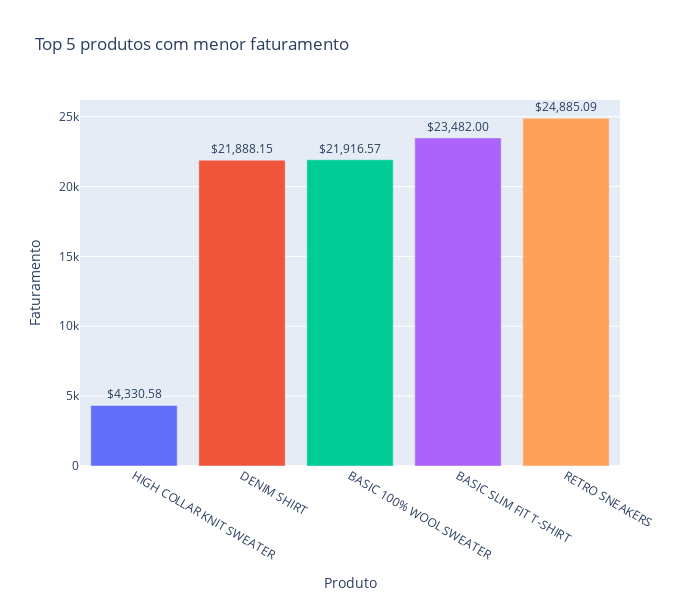

The code cell stored with this chart in its notebook:
### Code cell
labels = top_produtos_menor_faturamento.index
values = top_produtos_menor_faturamento['Total price']
textos_formatados = [f'${v:,.2f}' for v in values]
# Lista de cores (pode personalizar)
cores = ['#636EFA', '#EF553B', '#00CC96', '#AB63FA', '#FFA15A']
fig = go.Figure(data=[go.Bar(x=labels, y=values, marker_color=cores, text=textos_formatados, textposition='outside')], 
                layout_title_text='Top 5 produtos com menor faturamento', layout_xaxis_title='Produto', layout_yaxis_title='Faturamento', layout_height=600, layout_width=700)
fig.show()

### Figure 1 — Plotly figure (JSON) as saved in the notebook; plotly's stock layout.template omitted (floating-point values rounded to 4 significant figures)
{"data": [{"marker": {"color": ["#636EFA", "#EF553B", "#00CC96", "#AB63FA", "#FFA15A"]}, "text": ["$4,330.58", "$21,888.15", "$21,916.57", "$23,482.00", "$24,885.09"], "textposition": "outside", "type": "bar", "x": ["HIGH COLLAR KNIT SWEATER", "DENIM SHIRT", "BASIC 100% WOOL SWEATER", "BASIC SLIM FIT T-SHIRT", "RETRO SNEAKERS"], "y": [4331.0, 21890.0, 21920.0, 23482, 24890.0]}], "layout": {"height": 600, "title": {"text": "Top 5 produtos com menor faturamento"}, "width": 700, "xaxis": {"title": {"text": "Produto"}}, "yaxis": {"title": {"text": "Faturamento"}}}}
